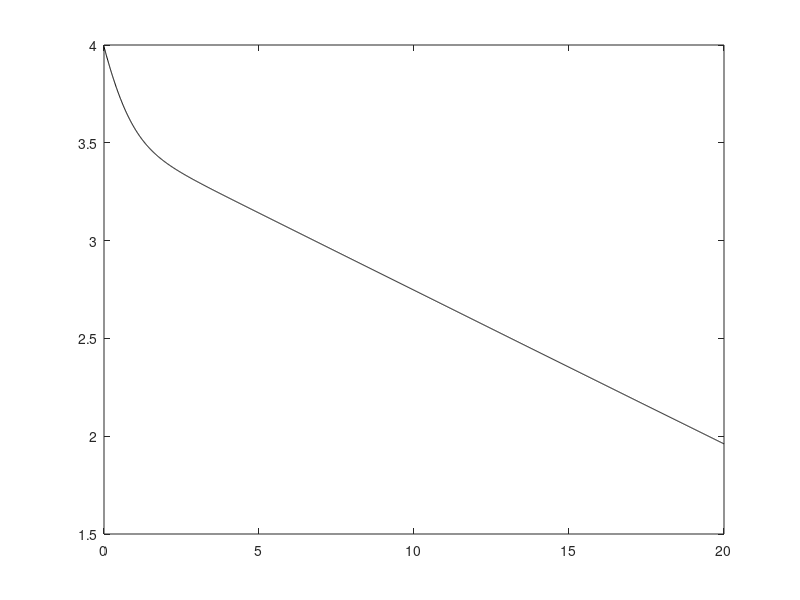
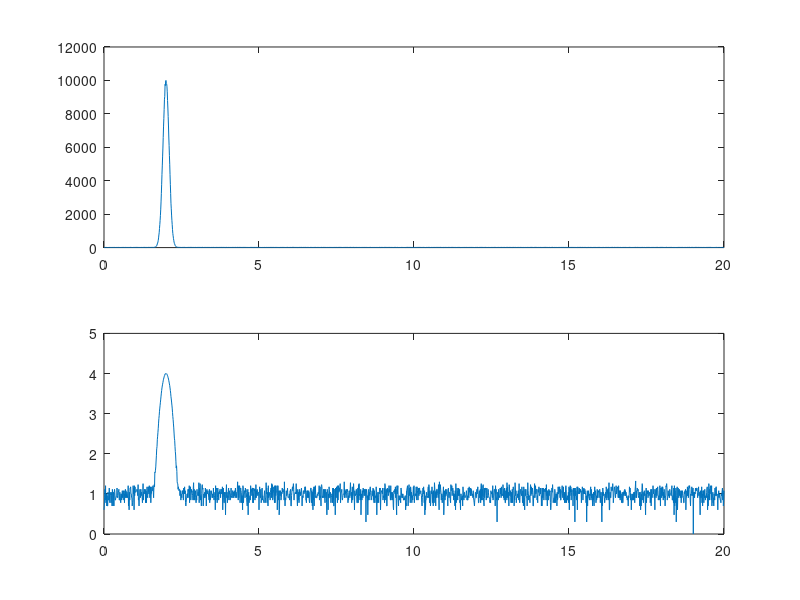
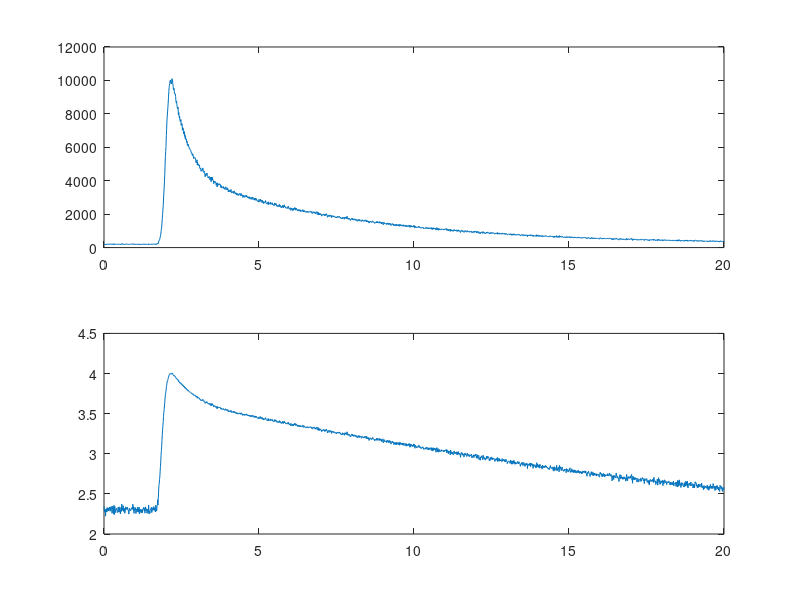

Here is the MATLAB script that generated these plots, in order:
%% generate fake multiexponential decay with IRF and noise to test reconvolution fit
% Generates and saves fake data and IRF based on selected parameters

%% make fake lifetime data

% specify A's and tau's and background
max_signal=10000;
bkgd_level=200;
A=(max_signal-bkgd_level)*[0.65 0.35];
tau=[0.5 5.5];


time=linspace(0,20,2001)'; % range of times in ns, column vector
R=ones(size(time)); % initialize intensity: set to 1 everywhere so log doesn't break

figure(1);clf
% generate response

for(j=1:length(time))
    for(k=1:length(A))
        R(j)=R(j)+A(k)*exp(-(time(j))/tau(k));
    end
end

% plot response
figure(1);clf
plot(time,log10(R),'k')

%% Define irf

% gaussian
t0 = 2; % ns
sigma = 0.1; % sigma^2 is variance

% calculate normalized irf
irf_f=@(t) (sigma*sqrt(2*pi()))^-1 * exp(-(t-t0).^2/(2*sigma^2));
for(t=time(:))
    irf=irf_f(t); 
end

% scale to max signal value
irf=irf.*max_signal/max(irf);

% add noise and make integer valued
% irf=irf-0.5*sqrt(irf)+sqrt(irf).*rand(size(irf));
% irf=round(irf);
% irf=poissrnd(irf);

figure(2);clf
subplot(2,1,1)
plot(time,irf)
subplot(2,1,2)
plot(time,log10(irf));

%% convolve

signal= conv(R,irf./sum(irf)) ;

% scale to max_signal
signal=signal*max_signal/max(signal);

% add background
signal=bkgd_level + signal*(max_signal - bkgd_level)/max_signal;
% add noise
% signal=signal-0.5*sqrt(signal)+sqrt(signal).*rand(size(signal));
signal=poissrnd(signal); % if you have statistics toolbox
% round
signal=round(signal);


figure(3);clf
subplot(2,1,1)
plot(time,signal(1:length(time)))
subplot(2,1,2)
plot(time,log10(signal(1:length(time))))



%% make noisy version of irf to save

% add background
bkgd_level=10;
irf=bkgd_level + irf*(max_signal - bkgd_level)/max_signal;
% add noise
% signal=signal-0.5*sqrt(signal)+sqrt(signal).*rand(size(signal));
irf=poissrnd(irf); % if you have statistics toolbox
% round
irf=round(irf);
% re-plot irf
figure(2);clf
subplot(2,1,1)
plot(time,irf)
subplot(2,1,2)
plot(time,log10(irf));

%% save test data
signal=signal(1:length(time));
save fake_data.mat time irf signal 
